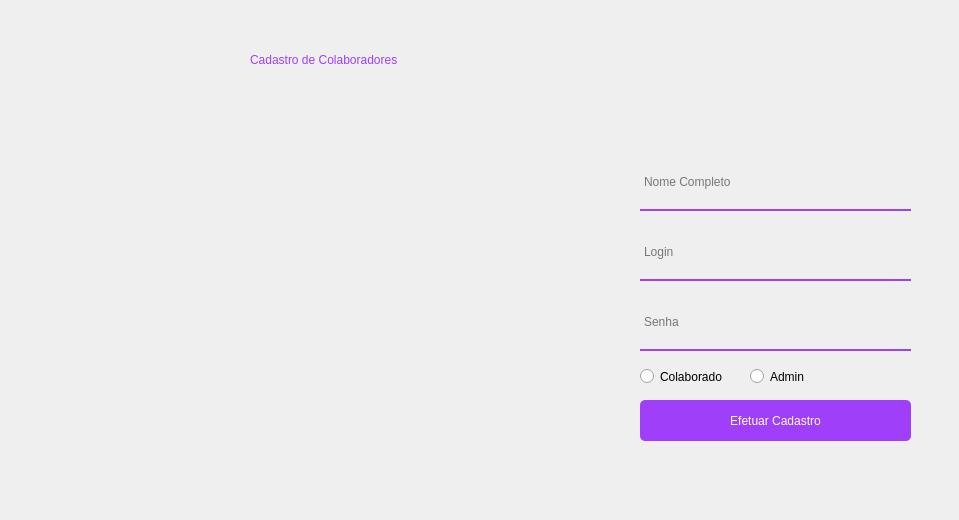
      <widget class="QWidget" name="pg_colaboradores">
       <widget class="QLabel" name="lbl_titulo_colaboradores">
        <property name="geometry">
         <rect>
          <x>250</x>
          <y>40</y>
          <width>551</width>
          <height>41</height>
         </rect>
        </property>
        <property name="styleSheet">
         <string notr="true">font: 30pt &quot;Montserrat&quot;;
color: #9f3ffa;
</string>
        </property>
        <property name="text">
         <string>Cadastro de Colaboradores</string>
        </property>
        <property name="textFormat">
         <enum>Qt::AutoText</enum>
        </property>
        <property name="wordWrap">
         <bool>false</bool>
        </property>
        <property name="textInteractionFlags">
         <set>Qt::TextBrowserInteraction</set>
        </property>
       </widget>
       <widget class="QRadioButton" name="radio_admin">
        <property name="geometry">
         <rect>
          <x>750</x>
          <y>368</y>
          <width>82</width>
          <height>17</height>
         </rect>
        </property>
        <property name="styleSheet">
         <string notr="true">outline: 0;</string>
        </property>
        <property name="text">
         <string>Admin</string>
        </property>
       </widget>
       <widget class="QRadioButton" name="radio_colaborador">
        <property name="geometry">
         <rect>
          <x>640</x>
          <y>368</y>
          <width>82</width>
          <height>17</height>
         </rect>
        </property>
        <property name="styleSheet">
         <string notr="true">outline: 0;</string>
        </property>
        <property name="text">
         <string>Colaborador</string>
        </property>
       </widget>
       <widget class="QLineEdit" name="line_nome">
        <property name="geometry">
         <rect>
          <x>640</x>
          <y>160</y>
          <width>271</width>
          <height>51</height>
         </rect>
        </property>
        <property name="styleSheet">
         <string notr="true">background-color: rgba(0, 0 , 0, 0);
border: 2px solid rgba(0,0,0,0);
border-bottom-color: rgb(159, 63, 250);
color: rgb(0,0,0);
padding-bottom: 8px;
border-radius: 0px;
font: 10pt &quot;Montserrat&quot;;</string>
        </property>
        <property name="placeholderText">
         <string>Nome Completo</string>
        </property>
       </widget>
       <widget class="QLineEdit" name="line_login">
        <property name="geometry">
         <rect>
          <x>640</x>
          <y>230</y>
          <width>271</width>
          <height>51</height>
         </rect>
        </property>
        <property name="styleSheet">
         <string notr="true">background-color: rgba(0, 0 , 0, 0);
border: 2px solid rgba(0,0,0,0);
border-bottom-color: rgb(159, 63, 250);
color: rgb(0,0,0);
padding-bottom: 8px;
border-radius: 0px;
font: 10pt &quot;Montserrat&quot;;</string>
        </property>
        <property name="text">
         <string/>
        </property>
        <property name="placeholderText">
         <string>Login</string>
        </property>
       </widget>
       <widget class="QLineEdit" name="line_senha">
        <property name="geometry">
         <rect>
          <x>640</x>
          <y>300</y>
          <width>271</width>
          <height>51</height>
         </rect>
        </property>
        <property name="styleSheet">
         <string notr="true">background-color: rgba(0, 0 , 0, 0);
border: 2px solid rgba(0,0,0,0);
border-bottom-color: rgb(159, 63, 250);
color: rgb(0,0,0);
padding-bottom: 8px;
border-radius: 0px;
font: 10pt &quot;Montserrat&quot;;</string>
        </property>
        <property name="echoMode">
         <enum>QLineEdit::Password</enum>
        </property>
        <property name="placeholderText">
         <string>Senha</string>
        </property>
       </widget>
       <widget class="QPushButton" name="btn_cadastro">
        <property name="geometry">
         <rect>
          <x>640</x>
          <y>400</y>
          <width>271</width>
          <height>41</height>
         </rect>
        </property>
        <property name="styleSheet">
         <string notr="true">QPushButton {
border: 2px;
background-color: rgb(159, 63, 250);
color: white;
border-radius: 5px;
font: 10pt &quot;Montserrat&quot;;
outline: 0;
}

QPushButton:hover {
	background-color: rgb(197, 62, 255);
}
</string>
        </property>
        <property name="text">
         <string>Efetuar Cadastro</string>
        </property>
       </widget>
       <widget class="QLabel" name="label_5">
        <property name="geometry">
         <rect>
          <x>50</x>
          <y>110</y>
          <width>531</width>
          <height>401</height>
         </rect>
        </property>
        <property name="text">
         <string/>
        </property>
        <property name="pixmap">
         <pixmap resource="../QRC/file_principal_rc.qrc">:/icones/undraw_secure_login_pdn4.png</pixmap>
        </property>
        <property name="scaledContents">
         <bool>true</bool>
        </property>
       </widget>
       <widget class="QPushButton" name="btn_ver_senha">
        <property name="geometry">
         <rect>
          <x>920</x>
          <y>336</y>
          <width>30</width>
          <height>31</height>
         </rect>
        </property>
        <property name="styleSheet">
         <string notr="true">QPushButton {
	background-image: url(:/icones/ver senha.png);
	border: 0px;
	outline: 0;
}

QPushButton:hover {
	background-image: url(:/icones/ver senha hover.png);
}</string>
        </property>
        <property name="text">
         <string/>
        </property>
       </widget>
       <zorder>label_5</zorder>
       <zorder>lbl_titulo_colaboradores</zorder>
       <zorder>radio_admin</zorder>
       <zorder>radio_colaborador</zorder>
       <zorder>line_nome</zorder>
       <zorder>line_login</zorder>
       <zorder>line_senha</zorder>
       <zorder>btn_cadastro</zorder>
       <zorder>btn_ver_senha</zorder>
      </widget>
